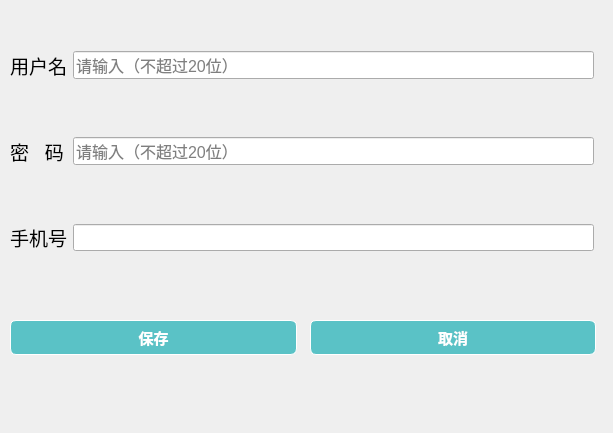
<?xml version="1.0" encoding="UTF-8"?>
<ui version="4.0">
 <class>page_register</class>
 <widget class="QDialog" name="page_register">
  <property name="geometry">
   <rect>
    <x>0</x>
    <y>0</y>
    <width>613</width>
    <height>433</height>
   </rect>
  </property>
  <property name="windowTitle">
   <string>Dialog</string>
  </property>
  <property name="styleSheet">
   <string notr="true">#page_register{background-image: url(:/new/prefix1/1735392184998.jpg);}</string>
  </property>
  <widget class="QPushButton" name="btn_register">
   <property name="geometry">
    <rect>
     <x>10</x>
     <y>320</y>
     <width>287</width>
     <height>35</height>
    </rect>
   </property>
   <property name="minimumSize">
    <size>
     <width>82</width>
     <height>35</height>
    </size>
   </property>
   <property name="font">
    <font>
     <family>Times New Roman</family>
     <pointsize>11</pointsize>
     <weight>75</weight>
     <bold>true</bold>
    </font>
   </property>
   <property name="styleSheet">
    <string notr="true">QPushButton {
	border: 0.5px solid white;
	border-radius: 6px;
	background-color: rgb(90, 194, 198);
	min-width: 80px;
	font-family: &quot;Times New Roman&quot;;
	font-size: 11pt;
	font-weight: bold;
	color: white;
}

QPushButton:hover {
	border: 0.5px solid white;
	border-radius: 6px;
	background-color: #1fab89;
	min-width: 80px;
	font-family: &quot;Times New Roman&quot;;
	font-size: 10pt;
	font-weight: bold;
	color: white;
}</string>
   </property>
   <property name="text">
    <string>保存</string>
   </property>
  </widget>
  <widget class="QPushButton" name="btn_exit">
   <property name="geometry">
    <rect>
     <x>310</x>
     <y>320</y>
     <width>286</width>
     <height>35</height>
    </rect>
   </property>
   <property name="minimumSize">
    <size>
     <width>82</width>
     <height>35</height>
    </size>
   </property>
   <property name="font">
    <font>
     <family>Times New Roman</family>
     <pointsize>11</pointsize>
     <weight>75</weight>
     <bold>true</bold>
    </font>
   </property>
   <property name="styleSheet">
    <string notr="true">QPushButton {
	border: 0.5px solid white;
	border-radius: 6px;
	background-color: rgb(90, 194, 198);
	min-width: 80px;
	font-family: &quot;Times New Roman&quot;;
	font-size: 11pt;
	font-weight: bold;
	color: white;
}

QPushButton:hover {
	border: 0.5px solid white;
	border-radius: 6px;
	background-color: #1fab89;
	min-width: 80px;
	font-family: &quot;Times New Roman&quot;;
	font-size: 10pt;
	font-weight: bold;
	color: white;
}</string>
   </property>
   <property name="text">
    <string>取消</string>
   </property>
  </widget>
  <widget class="QWidget" name="widget_2" native="true">
   <property name="geometry">
    <rect>
     <x>10</x>
     <y>0</y>
     <width>584</width>
     <height>304</height>
    </rect>
   </property>
   <layout class="QGridLayout" name="gridLayout_3">
    <item row="1" column="1">
     <widget class="QLineEdit" name="le_Password">
      <property name="minimumSize">
       <size>
        <width>0</width>
        <height>28</height>
       </size>
      </property>
      <property name="font">
       <font>
        <pointsize>12</pointsize>
       </font>
      </property>
      <property name="maxLength">
       <number>20</number>
      </property>
      <property name="placeholderText">
       <string>请输入（不超过20位）</string>
      </property>
     </widget>
    </item>
    <item row="2" column="0">
     <widget class="QLabel" name="label_8">
      <property name="font">
       <font>
        <pointsize>14</pointsize>
       </font>
      </property>
      <property name="text">
       <string>手机号</string>
      </property>
     </widget>
    </item>
    <item row="1" column="0">
     <widget class="QLabel" name="label_2">
      <property name="font">
       <font>
        <pointsize>14</pointsize>
       </font>
      </property>
      <property name="text">
       <string>密   码</string>
      </property>
     </widget>
    </item>
    <item row="2" column="1">
     <widget class="QLineEdit" name="le_Id_2">
      <property name="font">
       <font>
        <pointsize>12</pointsize>
       </font>
      </property>
      <property name="placeholderText">
       <string/>
      </property>
     </widget>
    </item>
    <item row="0" column="1">
     <widget class="QLineEdit" name="le_Username">
      <property name="minimumSize">
       <size>
        <width>0</width>
        <height>28</height>
       </size>
      </property>
      <property name="font">
       <font>
        <pointsize>12</pointsize>
       </font>
      </property>
      <property name="maxLength">
       <number>20</number>
      </property>
      <property name="placeholderText">
       <string>请输入（不超过20位）</string>
      </property>
     </widget>
    </item>
    <item row="0" column="0">
     <widget class="QLabel" name="label">
      <property name="font">
       <font>
        <pointsize>14</pointsize>
       </font>
      </property>
      <property name="text">
       <string>用户名</string>
      </property>
     </widget>
    </item>
   </layout>
  </widget>
 </widget>
 <resources/>
 <connections/>
</ui>
